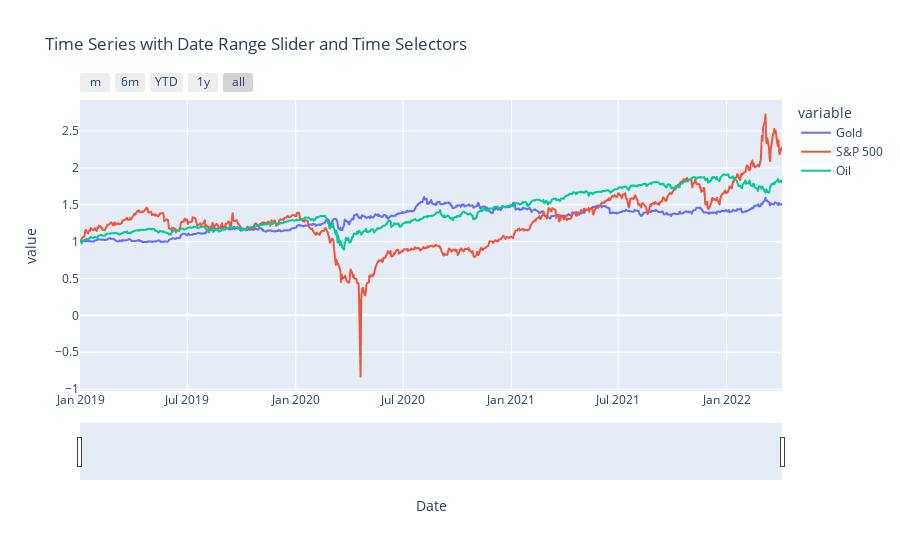

The notebook cell this image was saved under:
### Code cell
# Create variables & define columns
cum_df = cum_covid_return.copy()
cum_df1 = cum_df.reset_index()
cum_df1.columns=['Date','Gold',"S&P 500","Oil"]


# Interactive Chart with date slider at the bottom - cum returns
fig = px.line(df, x='Date', y=cum_df1.columns[1:4], title='Time Series with Date Range Slider and Time Selectors')
fig.update_xaxes(
    rangeslider_visible=True,
    rangeselector=dict(
        buttons=list([
            dict(count=1, label="m", step="month", stepmode="backward"),
            dict(count=6, label="6m", step="month", stepmode="backward"),
            dict(count=1, label="YTD", step="year", stepmode="todate"),
            dict(count=1, label="1y", step="year", stepmode="backward"),
            dict(step="all")
        ])
    )
)
fig.show()

### Figure 1 — Plotly figure (JSON) as saved in the notebook; plotly's stock layout.template omitted (floating-point values rounded to 4 significant figures; data arrays with more than 128 entries replaced by an {"elided": "..."} marker saying what was removed)
{"data": [{"hovertemplate": "variable=Gold<br>Date=%{x}<br>value=%{y}<extra></extra>", "legendgroup": "Gold", "line": {"color": "#636efa", "dash": "solid"}, "marker": {"symbol": "circle"}, "mode": "lines", "name": "Gold", "showlegend": true, "type": "scattergl", "x": {"elided": "823 str values"}, "xaxis": "x", "y": {"elided": "823 float values"}, "yaxis": "y"}, {"hovertemplate": "variable=S&P 500<br>Date=%{x}<br>value=%{y}<extra></extra>", "legendgroup": "S&P 500", "line": {"color": "#EF553B", "dash": "solid"}, "marker": {"symbol": "circle"}, "mode": "lines", "name": "S&P 500", "showlegend": true, "type": "scattergl", "x": {"elided": "823 str values"}, "xaxis": "x", "y": {"elided": "823 float values"}, "yaxis": "y"}, {"hovertemplate": "variable=Oil<br>Date=%{x}<br>value=%{y}<extra></extra>", "legendgroup": "Oil", "line": {"color": "#00cc96", "dash": "solid"}, "marker": {"symbol": "circle"}, "mode": "lines", "name": "Oil", "showlegend": true, "type": "scattergl", "x": {"elided": "823 str values"}, "xaxis": "x", "y": {"elided": "823 float values"}, "yaxis": "y"}], "layout": {"autosize": true, "legend": {"title": {"text": "variable"}, "tracegroupgap": 0}, "title": {"text": "Time Series with Date Range Slider and Time Selectors"}, "xaxis": {"anchor": "y", "autorange": true, "domain": [0, 1], "range": ["2018-12-31", "2022-04-05"], "rangeselector": {"buttons": [{"count": 1, "label": "m", "step": "month", "stepmode": "backward"}, {"count": 6, "label": "6m", "step": "month", "stepmode": "backward"}, {"count": 1, "label": "YTD", "step": "year", "stepmode": "todate"}, {"count": 1, "label": "1y", "step": "year", "stepmode": "backward"}, {"step": "all"}]}, "rangeslider": {"autorange": true, "range": ["2018-12-31", "2022-04-05"], "visible": true, "yaxis": {"_template": null, "rangemode": "match"}}, "title": {"text": "Date"}, "type": "date"}, "yaxis": {"anchor": "x", "autorange": true, "domain": [0, 1], "range": [-1.026, 2.921], "title": {"text": "value"}, "type": "linear"}}}
